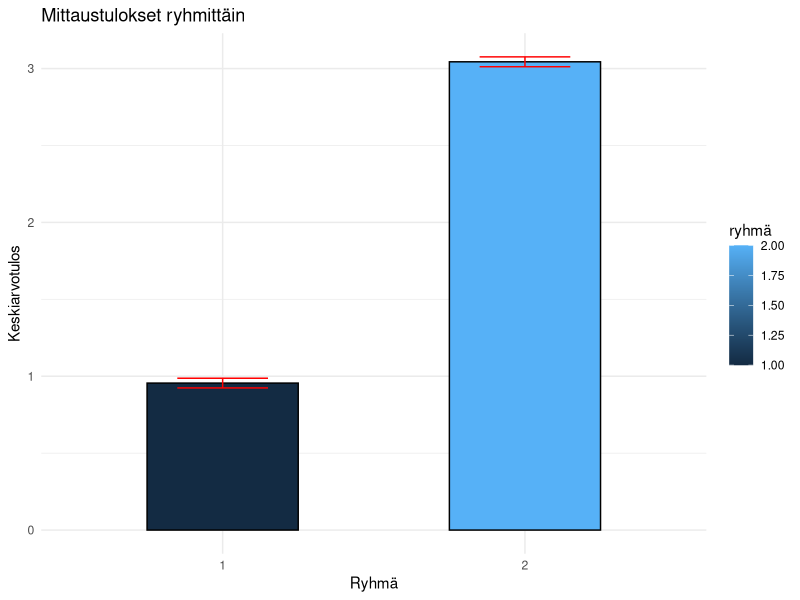

This chart was generated by the following R code:
## ---- chunk 1
library(ggplot2)
R1 <- rnorm(1000,1)
R2 <- rnorm(1000,3)

data <- data.frame(arvo = c(R1,R2), ryhmä = rep(c(1,2), each=1000))

ggplot(data, aes(x = as.factor(ryhmä), y = arvo, fill = ryhmä)) +
  # Piirretään keskiarvopylväät
  stat_summary(fun = "mean", geom = "bar", color = "black", width = 0.5, na.rm = TRUE) +
  # Lisätään virhejanat (Standard Error)
  stat_summary(fun.data = "mean_se", geom = "errorbar",color = "red",  width = 0.3,na.rm = TRUE) +
  
  labs(title = "Mittaustulokset ryhmittäin",
       x = "Ryhmä",
       y = "Keskiarvotulos") +
    theme_minimal()
